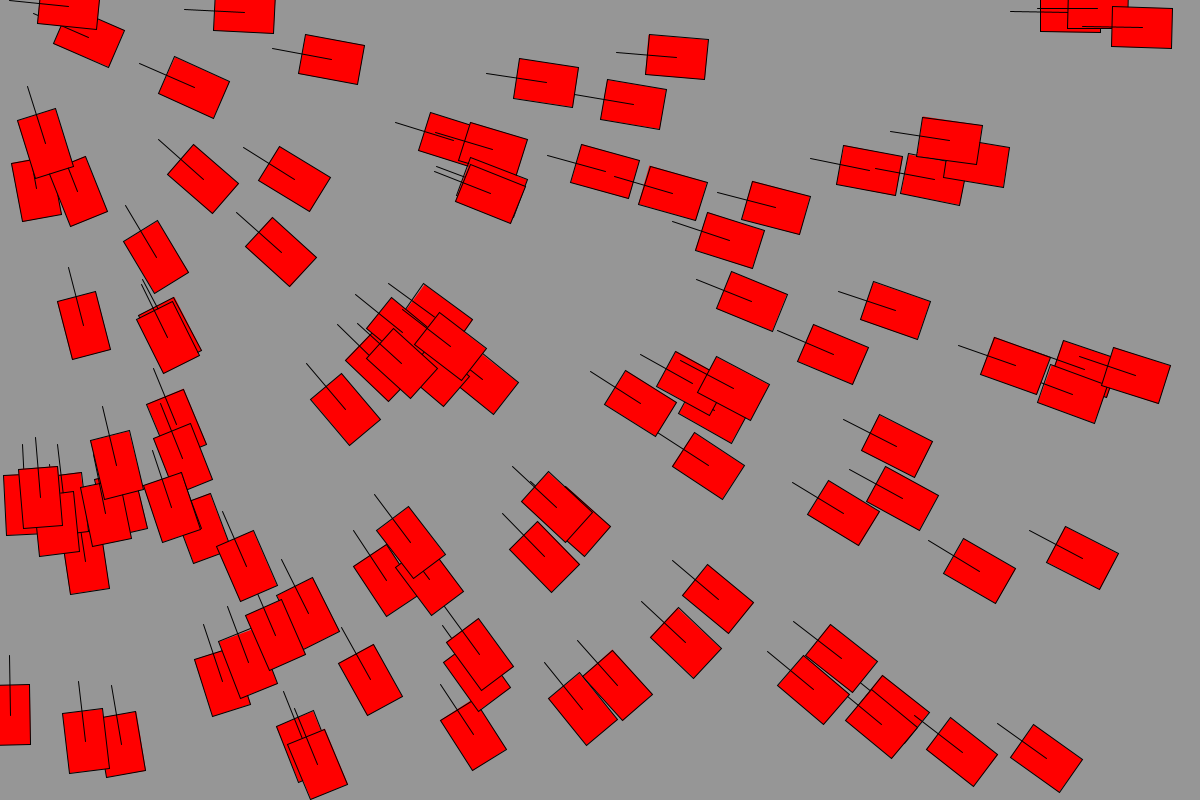
Frame 1 (no input)
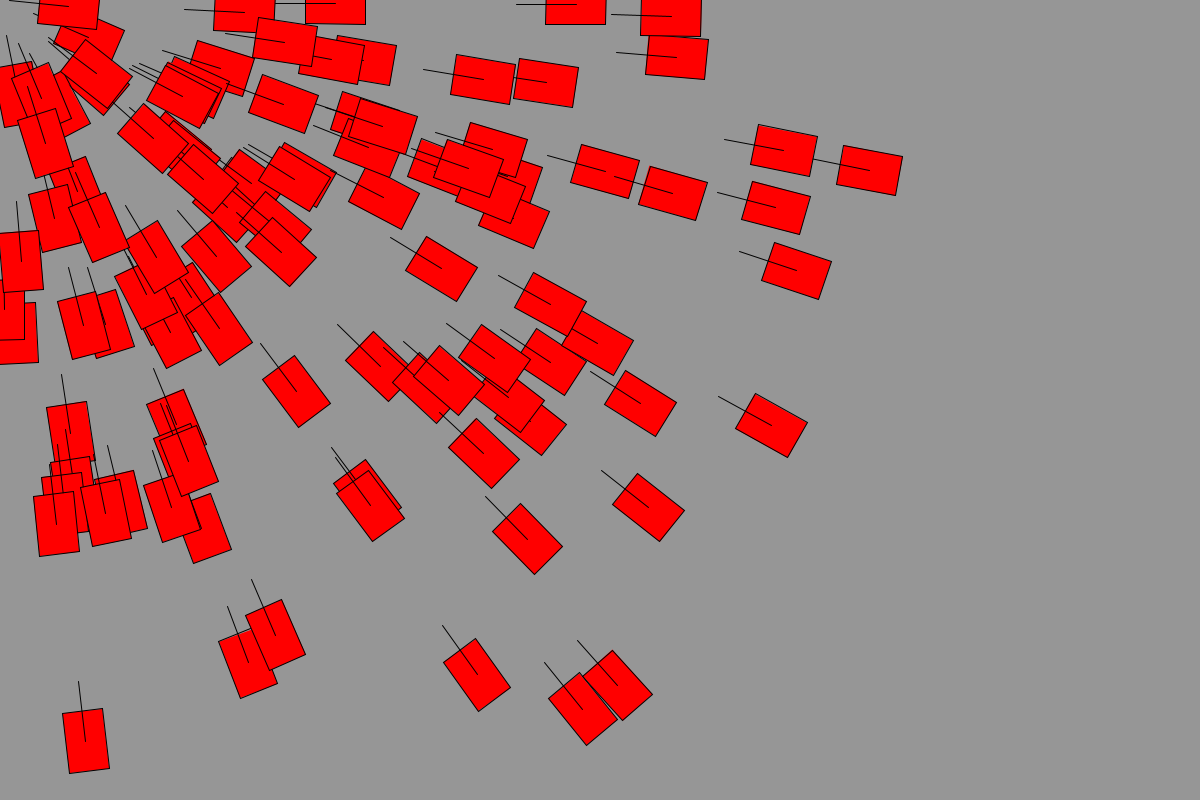
Frame 60 (the mouse pressed at the canvas centre just before this capture)
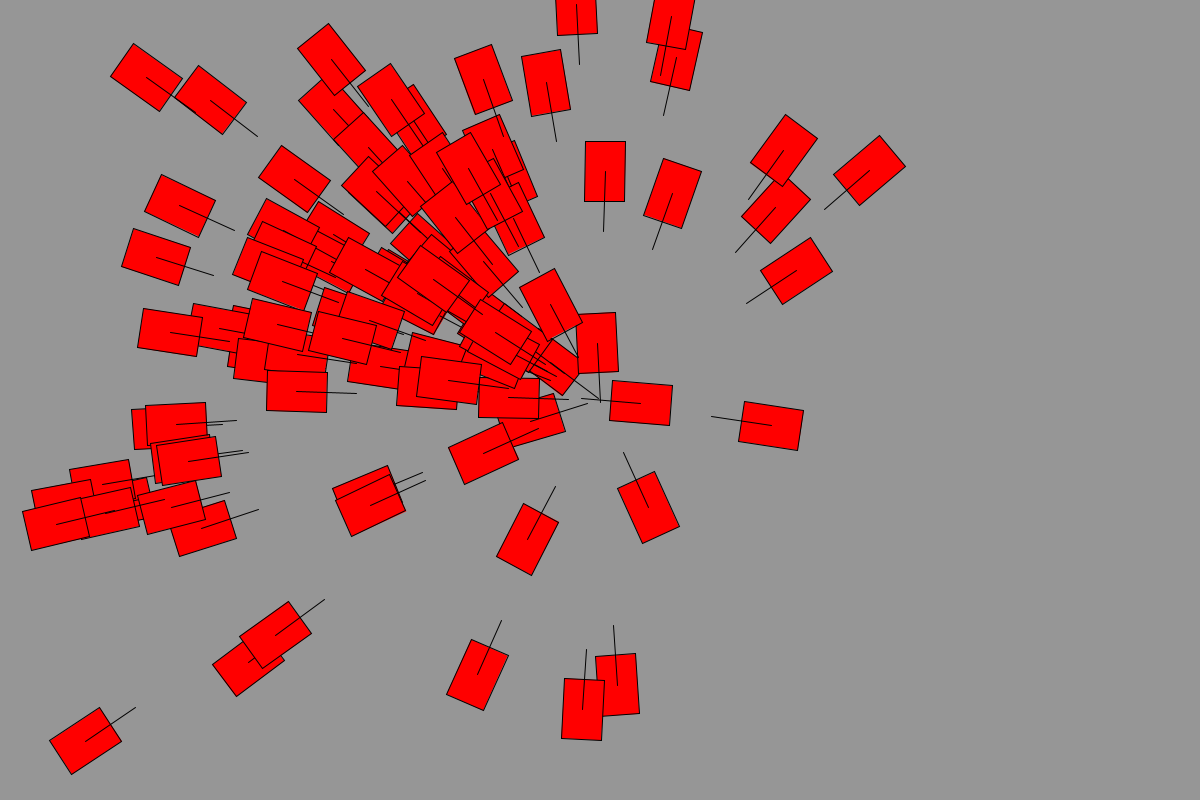
Frame 120 (the mouse held since frame 60 and released just before this capture)

The Processing sketch that drew these frames (run headless with seeded random() and noise(); from frame 60 on, the mouse is pressed at the canvas centre):

// Processing sketch: prova_nemico
// ── prova_nemico.pde
final int N = 100;

int nNemici = 100;
Nemico nemici[] = new Nemico[N];

void setup() {
  size(1200, 800);
  for(int i=0; i<nNemici; i++)
   {
     nemici[i] = new Nemico(random(width), random(height));
   }
}

void draw() {
    background(150);
    
    for(int i=0; i<nNemici; i++)
    {
      nemici[i].calcolaTarget();
      nemici[i].punta();
      nemici[i].seguiB();
      nemici[i].disegna();
    }//for
    
    
    
  }
// ── Collisore.pde
class Collisore {
  float posizioneX, posizioneY;
  float dimensioneX, dimensioneY;
  boolean collisione = false;
  
  Collisore(float pX, float pY, float dX, float dY) {
    posizioneX = pX;
    posizioneY = pY;
    dimensioneX = dX;
    dimensioneY = dY;
  }
}

// ── Nemico.pde
class Nemico {
  float posizioneX, posizioneY;
  float dimensioneX = 60, dimensioneY = 40;
  float angolo;
  float targetX, targetY;
  float distanzaX, distanzaY, distanza, distanzaMin = random(80,1000); 
  float velocita = random(2,5), accelerazione = random(0.01, 0.04);
  
  Collisore collisore = new Collisore(posizioneX-dimensioneX/2, posizioneY-dimensioneY/2, dimensioneX, dimensioneY);
  
  Nemico(float x, float y) {
    posizioneX = x;
    posizioneY = y;
  }//costruttore

  //prende una posizione target e calcola la distanza da esso
  void calcolaTarget() {
    targetX = mouseX;
    targetY = mouseY;
  
    distanzaX = targetX - posizioneX;
    distanzaY = targetY - posizioneY;
    distanza = sqrt(sq(distanzaX)+sq(distanzaY));
  }//calcolaTarget

  //ruota verso la posizione target
  void punta() {
    angolo = atan2(distanzaY,distanzaX);
  }//punta


  /*si avvicina alla posizione target
  con una velocità costante*/
  void seguiA() {
      if(abs(distanza) > distanzaMin) {
      posizioneX += cos(angolo) * velocita;
      }
      if(abs(distanza) > distanzaMin) {
      posizioneY += sin(angolo) * velocita;
      }

 
  }//seguiA
  
  /*si avvicina alla posizione target con velocità 
  direttamente proporzionale alla distanza*/
  void seguiB() {
    if(abs(distanza) > distanzaMin) {
    posizioneX += distanzaX * accelerazione;
    }//if
    if(abs(distanza) > distanzaMin) {
    posizioneY += distanzaY * accelerazione;
    }//if
  }//segui

  //rappresenta l'oggetto
  void disegna() {
    translate(posizioneX, posizioneY);
    rotate(angolo);
    rectMode(CENTER);
    fill(255,0,0);
    rect(0,0,dimensioneX, dimensioneY);
    stroke(0);
    line(0,0,60,0);
    resetMatrix();
  }//disegna
}//Nemico
